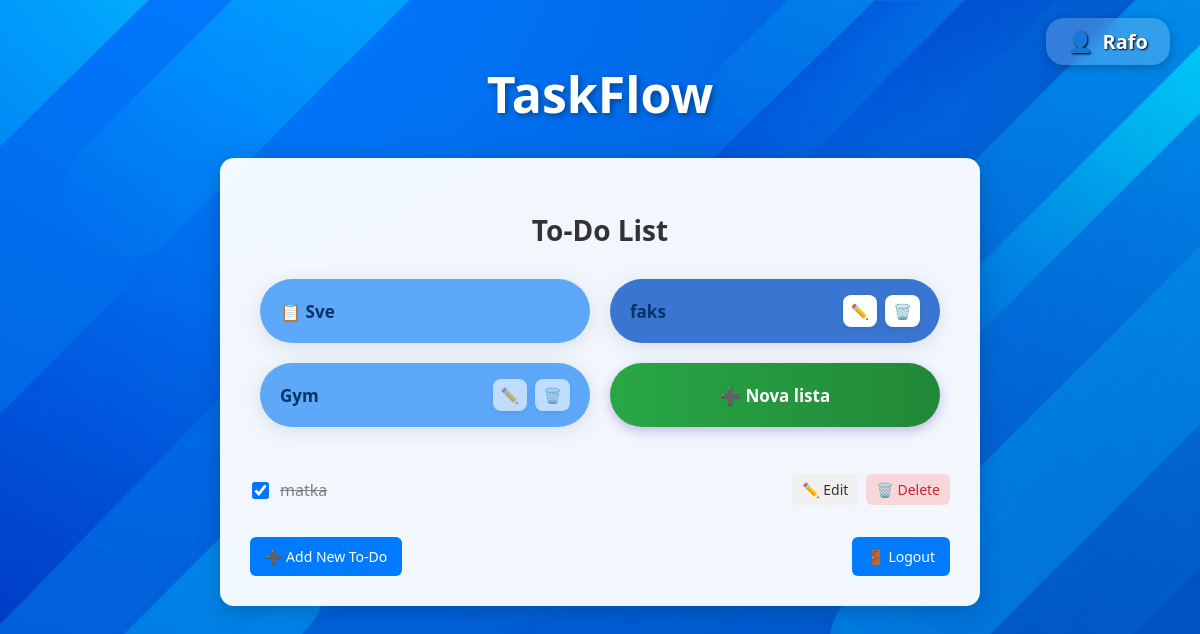
/?list=49 (signed in), run on the app's committed database.
### todo/models.py (models this page shows, shortened)
class TaskList(models.Model):
    name = models.CharField(max_length=100)
    user = models.ForeignKey(User, on_delete=models.CASCADE)  # vlasnik liste
    shared_with = models.ManyToManyField(User, related_name='shared_lists', blank=True)  # dijeljenje s drugim korisnicima

class Todo(models.Model):
    user = models.ForeignKey(User, on_delete=models.CASCADE)
    title = models.CharField(max_length=100)
    completed = models.BooleanField(default=False)
    deadline = models.DateField(null=True, blank=True)
    list = models.ForeignKey(TaskList, on_delete=models.CASCADE, related_name='todos')

### todo/views.py (the view)
# urls.py: path('', views.todo_list, name='todo_list'),
@login_required
def todo_list(request):
    list_id = request.GET.get('list')
    task_lists = TaskList.objects.filter(
        Q(user=request.user) | Q(shared_with=request.user)
    ).distinct()
    if list_id:
        todos = Todo.objects.filter(
            Q(list_id=list_id),
            Q(list__user=request.user) | Q(list__shared_with=request.user)
        ).distinct()
    else:
        todos = Todo.objects.filter(
            Q(list__user=request.user) | Q(list__shared_with=request.user)
        ).distinct()
    today = date.today()
    return render(request, 'todo/todo_list.html', {
        'todos': todos,
        'today': today,
        'task_lists': task_lists,
        'active_list_id': int(list_id) if list_id else None,
    })

### templates/todo/todo_list.html (shortened to what this page needs)
{% load static %}
<!DOCTYPE html>
<html lang="en">
<head>
</head>
<body>
  <div class="user-info-card">👤 <strong>{{ request.user.username }}</strong></div>
  <div class="logo-header">TaskFlow</div>
  <div class="todo-box">
    <h2>To-Do List</h2>
    <div class="tasklist-links">
      <div class="list-wrapper {% if not active_list_id %}active{% endif %}">
        <a href="/" class="list-name">📋 Sve</a>
      </div>
      {% for task_list in task_lists %}
        <div class="list-wrapper {% if task_list.id == active_list_id %}active{% endif %}">
          <a href="{% if task_list.id == active_list_id %}/{% else %}?list={{ task_list.id }}{% endif %}" class="list-name">{{ task_list.name }}</a>
          <div class="list-actions">
            {% if task_list.user == request.user %}
              <a href="javascript:void(0);" onclick="openEditModal({{ task_list.id }}, '{{ task_list.name|escapejs }}')" title="Uredi">✏️</a>
              <a href="javascript:void(0);" onclick="deleteList({{ task_list.id }})" title="Obriši">🗑️</a>
            {% else %}
              <a href="javascript:void(0);" onclick="showNotAllowedModal('{{ task_list.user.username }}')" style="opacity: 0.6; cursor: pointer;">✏️</a>
              <a href="javascript:void(0);" onclick="showNotAllowedModal('{{ task_list.user.username }}')" style="opacity: 0.6; cursor: pointer;">🗑️</a>
            {% endif %}
          </div>
        </div>
      {% endfor %}
      <a href="{% url 'add_list' %}" class="add-list-btn">➕ Nova lista</a>
    </div>
    <ul>
      {% for todo in todos %}
        <li>
          <div class="todo-content">
            {% if todo.user == request.user %}
              <form method="POST" action="{% url 'toggle_completed' todo.pk %}{% if active_list_id %}?list={{ active_list_id }}{% endif %}">
                <label class="todo-title {% if todo.completed %}completed{% endif %}">
                  <input type="checkbox" onchange="this.form.submit()" {% if todo.completed %}checked{% endif %} />
                  {{ todo.title }}
                </label>
              </form>
            {% else %}
              <label class="todo-title {% if todo.completed %}completed{% endif %}">
                <input type="checkbox" disabled {% if todo.completed %}checked{% endif %} onclick="showNotAllowedModal('{{ todo.user.username }}')" />
                {{ todo.title }}
              </label>
            {% endif %}
          </div>
          <div class="todo-buttons">
            {% if todo.user == request.user %}
              <a href="{% url 'edit_todo' todo.pk %}" class="edit-btn">✏️ Edit</a>
              <a href="{% url 'delete_todo' todo.pk %}" class="delete-btn">🗑️ Delete</a>
            {% endif %}
          </div>
        </li>
      {% empty %}
        <li style="text-align: center;">Ova lista nema zadataka. 🛌</li>
      {% endfor %}
    </ul>
    <div class="todo-actions">
      <a href="{% url 'add_todo' %}{% if active_list_id %}?list={{ active_list_id }}{% endif %}">➕ Add New To-Do</a>
      <a href="{% url 'logout' %}">🚪 Logout</a>
    </div>
  </div>
</body>
</html>

### data on the page
TaskList: name "faks"
TaskList: name "Gym"
Todo: completed "☑", title "matka", shows "✏️ Edit"

### other printed values
{{ request.user.username }} "Rafo"
